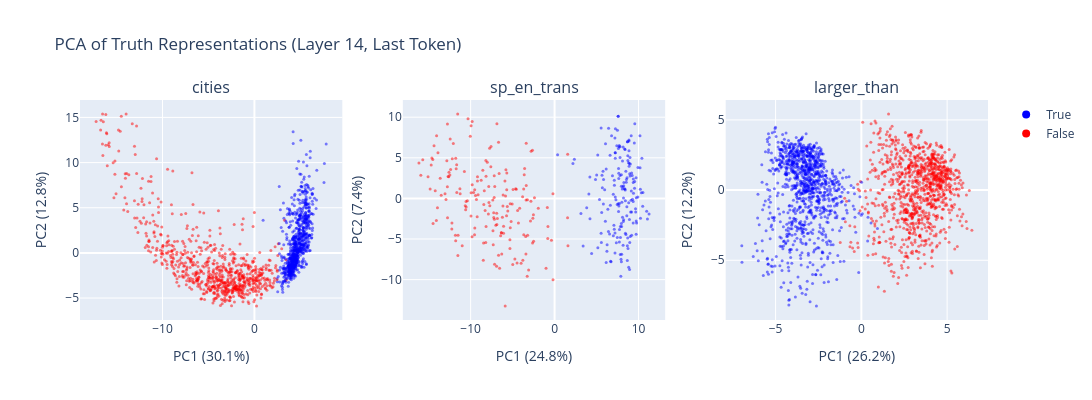

Notebook code cell kept with this figure:
### Markdown cell above
Now let's visualize the PCA projections for all three datasets. Each point is a statement, colored by whether it's true or false.

Before running the cell, think about what you expect to see - PCA is completely unsupervised, so any separation by label would mean truth is one of the most prominent directions of variation in the activation space. Figure 1 of the Geometry of Truth paper shows this plot for LLaMA-2-70B; our results use 13B, so they might be somewhat noisier, but should still show the same qualitative pattern.

### Code cell
fig = make_subplots(rows=1, cols=3, subplot_titles=DATASET_NAMES)

for i, name in enumerate(DATASET_NAMES):
    acts = activations[name]
    labs = labels_dict[name]
    pcs = get_pca_components(acts, k=2)
    X_centered = acts - acts.mean(dim=0)
    projected = (X_centered @ pcs).numpy()

    # Compute variance explained
    total_var = X_centered.var(dim=0).sum().item()
    pc_var = t.tensor(projected).var(dim=0)
    pct_explained = (pc_var / total_var * 100).tolist()

    colors = ["blue" if l == 1 else "red" for l in labs.tolist()]
    fig.add_trace(
        go.Scatter(
            x=projected[:, 0],
            y=projected[:, 1],
            mode="markers",
            marker=dict(color=colors, size=3, opacity=0.5),
            name=name,
            showlegend=False,
        ),
        row=1,
        col=i + 1,
    )
    fig.update_xaxes(title_text=f"PC1 ({pct_explained[0]:.1f}%)", row=1, col=i + 1)
    fig.update_yaxes(title_text=f"PC2 ({pct_explained[1]:.1f}%)", row=1, col=i + 1)

# Add a legend manually
fig.add_trace(
    go.Scatter(
        x=[None],
        y=[None],
        mode="markers",
        marker=dict(color="blue", size=8),
        name="True",
    )
)
fig.add_trace(
    go.Scatter(
        x=[None],
        y=[None],
        mode="markers",
        marker=dict(color="red", size=8),
        name="False",
    )
)

fig.update_layout(
    title="PCA of Truth Representations (Layer 14, Last Token)",
    height=400,
    width=1200,
)
fig.show()

### Figure 1 — Plotly figure (JSON) as saved in the notebook; plotly's stock layout.template omitted (floating-point values rounded to 4 significant figures; data arrays with more than 128 entries replaced by an {"elided": "..."} marker saying what was removed)
{"data": [{"marker": {"color": {"elided": "1496 str values"}, "opacity": 0.5, "size": 3}, "mode": "markers", "name": "cities", "showlegend": false, "type": "scatter", "x": {"elided": "1496 float values"}, "xaxis": "x", "y": {"elided": "1496 float values"}, "yaxis": "y"}, {"marker": {"color": {"elided": "354 str values"}, "opacity": 0.5, "size": 3}, "mode": "markers", "name": "sp_en_trans", "showlegend": false, "type": "scatter", "x": {"elided": "354 float values"}, "xaxis": "x2", "y": {"elided": "354 float values"}, "yaxis": "y2"}, {"marker": {"color": {"elided": "1980 str values"}, "opacity": 0.5, "size": 3}, "mode": "markers", "name": "larger_than", "showlegend": false, "type": "scatter", "x": {"elided": "1980 float values"}, "xaxis": "x3", "y": {"elided": "1980 float values"}, "yaxis": "y3"}, {"marker": {"color": "blue", "size": 8}, "mode": "markers", "name": "True", "type": "scatter", "x": [null], "y": [null]}, {"marker": {"color": "red", "size": 8}, "mode": "markers", "name": "False", "type": "scatter", "x": [null], "y": [null]}], "layout": {"annotations": [{"font": {"size": 16}, "showarrow": false, "text": "cities", "x": 0.1444, "xanchor": "center", "xref": "paper", "y": 1, "yanchor": "bottom", "yref": "paper"}, {"font": {"size": 16}, "showarrow": false, "text": "sp_en_trans", "x": 0.5, "xanchor": "center", "xref": "paper", "y": 1, "yanchor": "bottom", "yref": "paper"}, {"font": {"size": 16}, "showarrow": false, "text": "larger_than", "x": 0.8556, "xanchor": "center", "xref": "paper", "y": 1, "yanchor": "bottom", "yref": "paper"}], "height": 400, "title": {"text": "PCA of Truth Representations (Layer 14, Last Token)"}, "width": 1200, "xaxis": {"anchor": "y", "domain": [0, 0.2889], "title": {"text": "PC1 (30.1%)"}}, "xaxis2": {"anchor": "y2", "domain": [0.3556, 0.6444], "title": {"text": "PC1 (24.8%)"}}, "xaxis3": {"anchor": "y3", "domain": [0.7111, 1], "title": {"text": "PC1 (26.2%)"}}, "yaxis": {"anchor": "x", "domain": [0, 1], "title": {"text": "PC2 (12.8%)"}}, "yaxis2": {"anchor": "x2", "domain": [0, 1], "title": {"text": "PC2 (7.4%)"}}, "yaxis3": {"anchor": "x3", "domain": [0, 1], "title": {"text": "PC2 (12.2%)"}}}}
